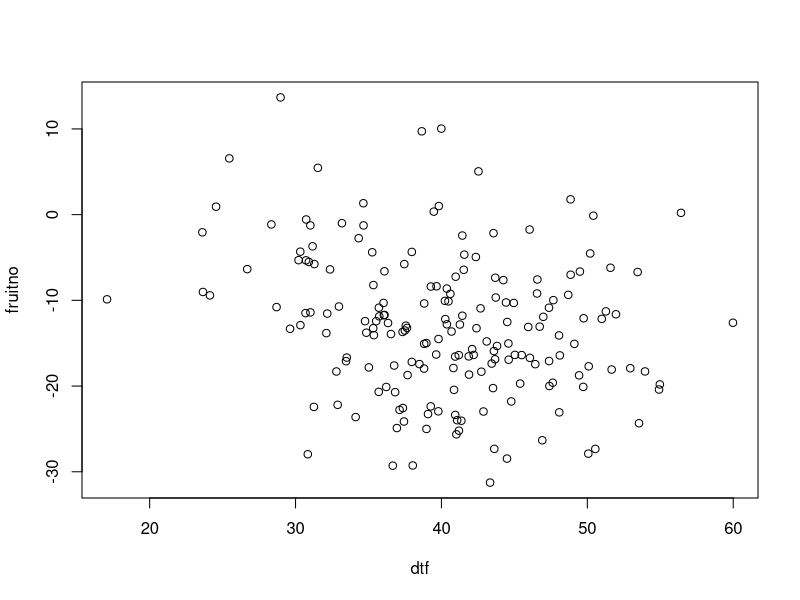

The R script that drew this image:
## ---- chunk 1
knitr::opts_chunk$set(echo = TRUE)
## ---- chunk 2
#code goes here

## ---- chunk 3
dtf = rnorm(n=186, mean=40, sd=7.5)
mybeta=-0.314
fruitno = dtf*mybeta + rnorm(n=186, mean=0, sd=7.5)

plot(dtf,fruitno)
myl <- lm(fruitno~dtf)
summary(myl)
